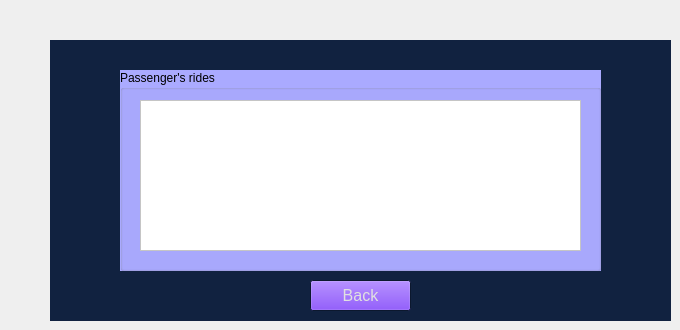
    <widget class="QWidget" name="page_11">
     <widget class="QWidget" name="index9_2" native="true">
      <property name="geometry">
       <rect>
        <x>50</x>
        <y>40</y>
        <width>621</width>
        <height>281</height>
       </rect>
      </property>
      <property name="palette">
       <palette>
        <active>
         <colorrole role="Window">
          <brush brushstyle="SolidPattern">
           <color alpha="255">
            <red>17</red>
            <green>34</green>
            <blue>64</blue>
           </color>
          </brush>
         </colorrole>
        </active>
        <inactive>
         <colorrole role="Window">
          <brush brushstyle="SolidPattern">
           <color alpha="255">
            <red>17</red>
            <green>34</green>
            <blue>64</blue>
           </color>
          </brush>
         </colorrole>
        </inactive>
        <disabled>
         <colorrole role="Base">
          <brush brushstyle="SolidPattern">
           <color alpha="255">
            <red>17</red>
            <green>34</green>
            <blue>64</blue>
           </color>
          </brush>
         </colorrole>
         <colorrole role="Window">
          <brush brushstyle="SolidPattern">
           <color alpha="255">
            <red>17</red>
            <green>34</green>
            <blue>64</blue>
           </color>
          </brush>
         </colorrole>
        </disabled>
       </palette>
      </property>
      <property name="autoFillBackground">
       <bool>true</bool>
      </property>
      <widget class="QGroupBox" name="groupBox_10">
       <property name="geometry">
        <rect>
         <x>70</x>
         <y>30</y>
         <width>481</width>
         <height>201</height>
        </rect>
       </property>
       <property name="palette">
        <palette>
         <active>
          <colorrole role="Window">
           <brush brushstyle="SolidPattern">
            <color alpha="255">
             <red>170</red>
             <green>170</green>
             <blue>255</blue>
            </color>
           </brush>
          </colorrole>
         </active>
         <inactive>
          <colorrole role="Window">
           <brush brushstyle="SolidPattern">
            <color alpha="255">
             <red>170</red>
             <green>170</green>
             <blue>255</blue>
            </color>
           </brush>
          </colorrole>
         </inactive>
         <disabled>
          <colorrole role="Base">
           <brush brushstyle="SolidPattern">
            <color alpha="255">
             <red>170</red>
             <green>170</green>
             <blue>255</blue>
            </color>
           </brush>
          </colorrole>
          <colorrole role="Window">
           <brush brushstyle="SolidPattern">
            <color alpha="255">
             <red>170</red>
             <green>170</green>
             <blue>255</blue>
            </color>
           </brush>
          </colorrole>
         </disabled>
        </palette>
       </property>
       <property name="autoFillBackground">
        <bool>true</bool>
       </property>
       <property name="title">
        <string>Passenger's rides</string>
       </property>
       <widget class="QListWidget" name="myRidesList">
        <property name="geometry">
         <rect>
          <x>20</x>
          <y>30</y>
          <width>441</width>
          <height>151</height>
         </rect>
        </property>
        <property name="palette">
         <palette>
          <active>
           <colorrole role="Base">
            <brush brushstyle="SolidPattern">
             <color alpha="255">
              <red>255</red>
              <green>255</green>
              <blue>255</blue>
             </color>
            </brush>
           </colorrole>
           <colorrole role="Window">
            <brush brushstyle="SolidPattern">
             <color alpha="255">
              <red>255</red>
              <green>255</green>
              <blue>255</blue>
             </color>
            </brush>
           </colorrole>
          </active>
          <inactive>
           <colorrole role="Base">
            <brush brushstyle="SolidPattern">
             <color alpha="255">
              <red>255</red>
              <green>255</green>
              <blue>255</blue>
             </color>
            </brush>
           </colorrole>
           <colorrole role="Window">
            <brush brushstyle="SolidPattern">
             <color alpha="255">
              <red>255</red>
              <green>255</green>
              <blue>255</blue>
             </color>
            </brush>
           </colorrole>
          </inactive>
          <disabled>
           <colorrole role="Base">
            <brush brushstyle="SolidPattern">
             <color alpha="255">
              <red>255</red>
              <green>255</green>
              <blue>255</blue>
             </color>
            </brush>
           </colorrole>
           <colorrole role="Window">
            <brush brushstyle="SolidPattern">
             <color alpha="255">
              <red>255</red>
              <green>255</green>
              <blue>255</blue>
             </color>
            </brush>
           </colorrole>
          </disabled>
         </palette>
        </property>
        <property name="font">
         <font>
          <family>Tahoma</family>
          <pointsize>12</pointsize>
          <bold>true</bold>
         </font>
        </property>
        <property name="autoFillBackground">
         <bool>true</bool>
        </property>
       </widget>
      </widget>
      <widget class="QPushButton" name="myRidesBackButton">
       <property name="geometry">
        <rect>
         <x>260</x>
         <y>240</y>
         <width>101</width>
         <height>31</height>
        </rect>
       </property>
       <property name="palette">
        <palette>
         <active>
          <colorrole role="Button">
           <brush brushstyle="SolidPattern">
            <color alpha="255">
             <red>85</red>
             <green>0</green>
             <blue>255</blue>
            </color>
           </brush>
          </colorrole>
          <colorrole role="ButtonText">
           <brush brushstyle="SolidPattern">
            <color alpha="255">
             <red>224</red>
             <green>224</green>
             <blue>224</blue>
            </color>
           </brush>
          </colorrole>
         </active>
         <inactive>
          <colorrole role="Button">
           <brush brushstyle="SolidPattern">
            <color alpha="255">
             <red>85</red>
             <green>0</green>
             <blue>255</blue>
            </color>
           </brush>
          </colorrole>
          <colorrole role="ButtonText">
           <brush brushstyle="SolidPattern">
            <color alpha="255">
             <red>224</red>
             <green>224</green>
             <blue>224</blue>
            </color>
           </brush>
          </colorrole>
         </inactive>
         <disabled>
          <colorrole role="Button">
           <brush brushstyle="SolidPattern">
            <color alpha="255">
             <red>85</red>
             <green>0</green>
             <blue>255</blue>
            </color>
           </brush>
          </colorrole>
         </disabled>
        </palette>
       </property>
       <property name="font">
        <font>
         <family>Tahoma</family>
         <pointsize>12</pointsize>
         <bold>false</bold>
        </font>
       </property>
       <property name="text">
        <string>Back</string>
       </property>
      </widget>
     </widget>
    </widget>
